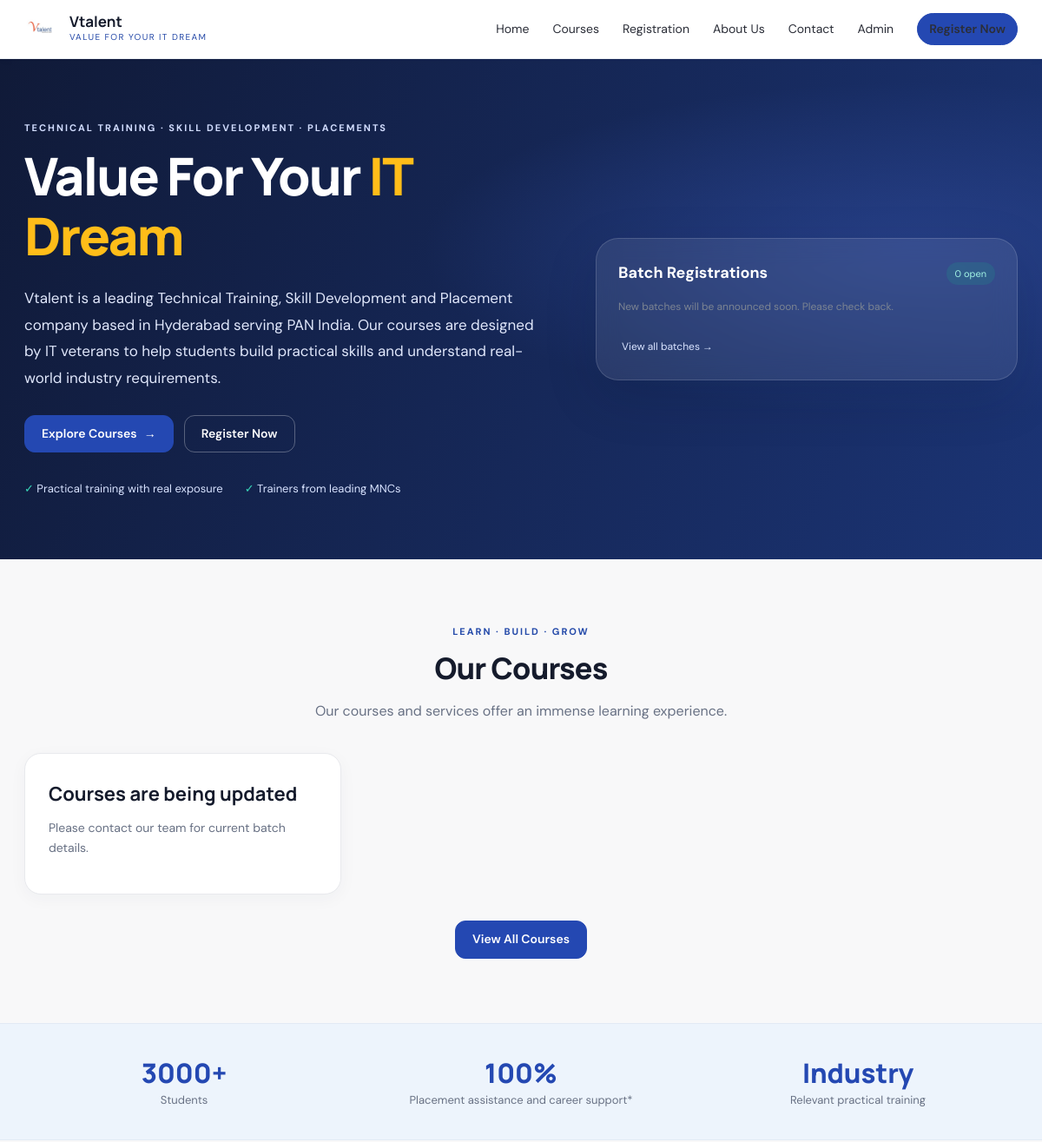
Before: / (upper part) with the older database file.
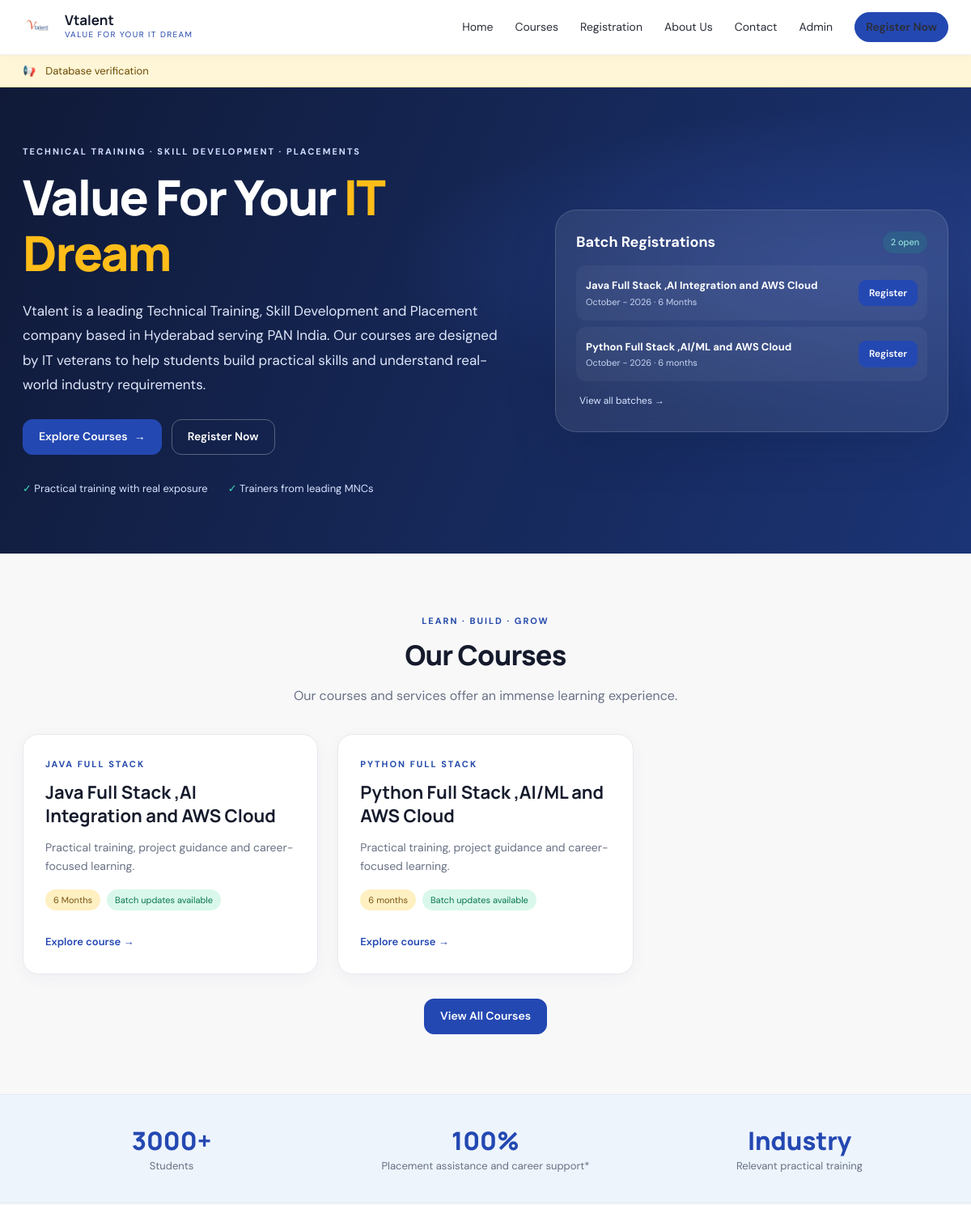
After: the same page with the newer database file.
### myapp/models.py (models this page shows, shortened)
class Announcement(models.Model):
    message = models.CharField(max_length=250)
    is_active = models.BooleanField(default=True)
    created_at = models.DateTimeField(auto_now_add=True)
    class Meta:
        ordering = ['-created_at']

class Batch(models.Model):
    MONTH_CHOICES = [
        (1, 'January'), (2, 'February'), (3, 'March'), (4, 'April'),
        (5, 'May'), (6, 'June'), (7, 'July'), (8, 'August'),
        (9, 'September'), (10, 'October'), (11, 'November'), (12, 'December'),
    ]
    course = models.ForeignKey(Course, related_name='batches', on_delete=models.CASCADE)
    name = models.CharField(max_length=200)
    month = models.PositiveSmallIntegerField(choices=MONTH_CHOICES, default=1)
    year = models.PositiveIntegerField(default=2025)
    duration = models.CharField(max_length=100, blank=True)
    google_form_url = models.URLField(blank=True)
    registrations_open = models.BooleanField(default=True)
    is_visible = models.BooleanField(default=True)
    created_at = models.DateTimeField(auto_now_add=True)
    updated_at = models.DateTimeField(auto_now=True)
    class Meta:
        ordering = ['year', 'month', 'name']

class Course(models.Model):
    title = models.CharField(max_length=200)
    category = models.CharField(max_length=100, blank=True)
    description = models.TextField(blank=True)
    duration = models.CharField(max_length=100, blank=True)
    syllabus = models.TextField(blank=True)
    display_order = models.PositiveIntegerField(default=0)
    is_published = models.BooleanField(default=True)
    created_at = models.DateTimeField(auto_now_add=True)
    updated_at = models.DateTimeField(auto_now=True)
    class Meta:
        ordering = ['display_order', 'title']

### myapp/views.py (the view)
# urls.py: path('', views.home, name='home'),
def home(request):
    courses = get_public_courses().prefetch_related('batches')
    open_batches = Batch.objects.filter(
        registrations_open=True,
        is_visible=True,
        google_form_url__gt='',
    ).select_related('course').order_by('course__display_order', 'year', 'month')
    context = {
        'courses': courses,
        'open_batches': open_batches,
        'open_batch_count': open_batches.count(),
        'announcements': get_active_announcements(),
    }
    return render(request, 'home.html', context)

### myapp/views.py (called while the page is built)
def get_public_courses():
    return Course.objects.filter(is_published=True).order_by('display_order', 'title')

def get_active_announcements():
    return Announcement.objects.filter(is_active=True).order_by('-created_at')

### templates/home.html (shortened to what this page needs)
{% extends "base.html" %}
{% block content %}
<section class="hero">
  <div class="hero-inner wrap">
    <div class="hero-copy">
      <p class="eyebrow light">TECHNICAL TRAINING · SKILL DEVELOPMENT · PLACEMENTS</p>
      <h1>Value For Your <span>IT Dream</span></h1>
      <p class="hero-description">Vtalent is a leading Technical Training, Skill Development and Placement company based in Hyderabad serving PAN India. Our courses are designed by IT veterans to help students build practical skills and understand real-world industry requirements.</p>
      <div class="hero-actions"><a class="btn" href="{% url 'courses' %}">Explore Courses <span>→</span></a><a class="btn btn-outline-light" href="{% url 'registration' %}">Register Now</a></div>
      <div class="hero-points"><span>✓ Practical training with real exposure</span><span>✓ Trainers from leading MNCs</span></div>
    </div>
    <aside class="batch-panel">
      <div class="panel-heading"><h2>Batch Registrations</h2><span class="count-pill">{{ open_batch_count }} open</span></div>
      {% for batch in open_batches %}
      <div class="batch-row"><div><strong>{{ batch.course.title }}</strong><small>{{ batch.name }} · {{ batch.duration|default:batch.course.duration }}</small></div><a class="btn btn-mini" href="{% url 'register_batch' batch.id %}">Register</a></div>
      {% empty %}
      <p class="muted">New batches will be announced soon. Please check back.</p>
      {% endfor %}
      <a class="panel-link" href="{% url 'registration' %}">View all batches →</a>
    </aside>
  </div>
</section>
<section class="section wrap">
  <div class="section-heading"><p class="eyebrow">LEARN · BUILD · GROW</p><h2>Our Courses</h2><p>Our courses and services offer an immense learning experience.</p></div>
  <div class="course-grid">
    {% for course in courses %}
    <article class="course-card">
      <p class="eyebrow">{{ course.category|default:"CAREER-FOCUSED TRAINING" }}</p><h3>{{ course.title }}</h3><p>{{ course.description|default:"Practical training, project guidance and career-focused learning." }}</p>
      <div class="tag-row"><span class="tag">{{ course.duration }}</span>{% if course.batches.all %}<span class="tag tag-green">Batch updates available</span>{% endif %}</div>
      <a class="text-link" href="{% url 'courses' %}">Explore course →</a>
    </article>
    {% empty %}
    <article class="course-card"><h3>Courses are being updated</h3><p>Please contact our team for current batch details.</p></article>
    {% endfor %}
  </div>
  <div class="center-action"><a class="btn" href="{% url 'courses' %}">View All Courses</a></div>
</section>
<section class="stats-band"><div class="wrap stats-grid"><div><strong>3000+</strong><span>Students</span></div><div><strong>100%</strong><span>Placement assistance and career support*</span></div><div><strong>Industry</strong><span>Relevant practical training</span></div></div></section>
{% endblock %}

### templates/base.html (shortened to what this page needs)
{% load static %}
<!doctype html>
<html lang="en">
<head>
  <link rel="stylesheet" href="{% static 'css/style.css' %}">
  <link rel="stylesheet" href="{% static 'css/brand.css' %}">
</head>
<body>
<header class="site-header">
  <a class="brand" href="{% url 'home' %}" aria-label="VTalent home">
    <img class="brand-logo" src="{% static 'image/vtalent logo.jpg' %}" alt="">
    <span><strong>Vtalent</strong><small>VALUE FOR YOUR IT DREAM</small></span>
  </a>
  <nav class="main-nav" id="mainNav">
    <a href="{% url 'home' %}">Home</a>
    <a href="{% url 'courses' %}">Courses</a>
    <a href="{% url 'registration' %}">Registration</a>
    <a href="{% url 'about' %}">About Us</a>
    <a href="{% url 'contact' %}">Contact</a>
    <a href="{% url 'staff_login' %}">Admin</a>
    <a class="btn btn-small" href="{% url 'registration' %}">Register Now</a>
  </nav>
</header>
{% if announcements %}
  <div class="announcement-strip" role="status">
    <span>📢</span>
    <div class="announcement-track">{% for notice in announcements %}<span>{{ notice.message }}</span>{% endfor %}</div>
  </div>
{% endif %}
<main>{% block content %}{% endblock %}</main>
</body>
</html>

Changed rows visible on the page:
added Announcement: message "Database verification"
added Batch: course "Java Full Stack ,AI Integration and AWS Cloud", name "October - 2026", duration "6 Months"
added Batch: course "Python Full Stack ,AI/ML and AWS Cloud", name "October - 2026", duration "6 months"
added Course: category "JAVA FULL STACK", title "Java Full Stack ,AI Integration and AWS Cloud", description "Practical training, project guidance and career-focused learning.", duration "6 Months", shows "Batch updates available"
added Course: category "PYTHON FULL STACK", title "Python Full Stack ,AI/ML and AWS Cloud", description "Practical training, project guidance and career-focused learning.", duration "6 months", shows "Batch updates available"
Other visible differences:
{{ open_batch_count }}: "0" → "2"
text no longer shown: "New batches will be announced soon. Please check back. Courses are being updated Please contact our team for current batch details."
